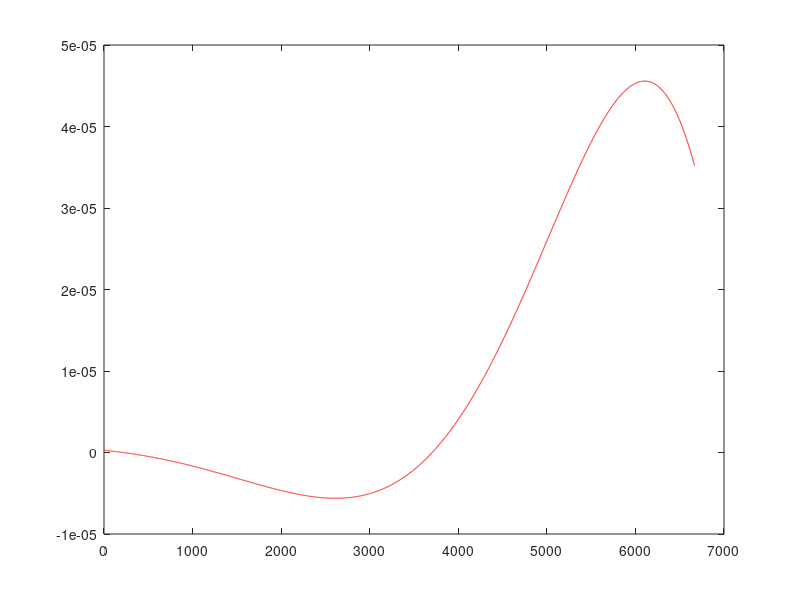
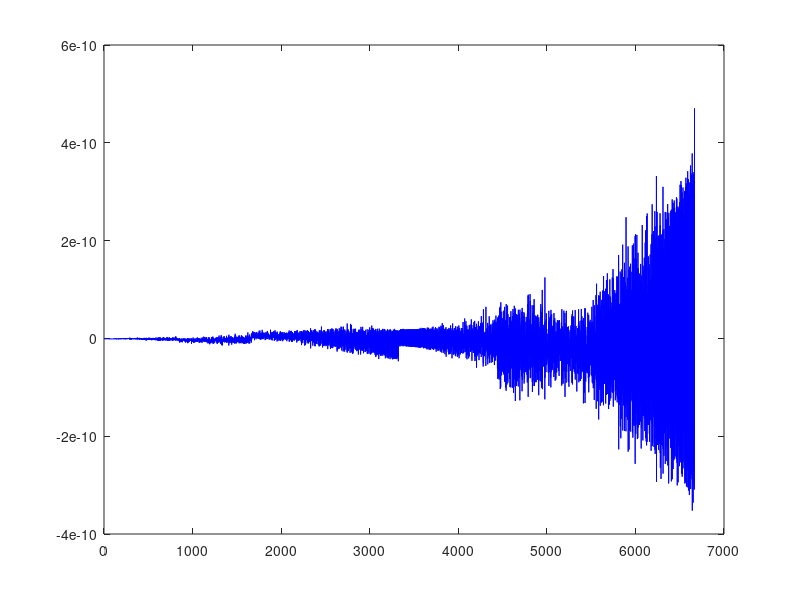

Source code (MATLAB) for these figures, in order:
f  = @(x) exp(2*x).*sin(3*x) ; 
df = @(x) 2*exp(2*x)*sin(3*x) + exp(2*x)*3*cos(3*x) ;

% 左邊界
a = 0;
% 右邊界
b = 2;
% 分割單位
h = 0.0003 ; 

nt = 0;
for i = a:h:b
nt = nt+1;
% Q：用 3 5點差分法，與正解的比較
df3 = ( -3*f(i) + 4*f(i+h) - f(i+2*h) ) / (2*h) ;
df5 = ( -25*f(i) + 48*f(i+h) - 36*f(i+2*h) + 16*f(i+3*h) - 3*f(i+4*h) ) / (12*h) ;
df_exact = df(i) ;

df3_out = df_exact - df3;
df5_out = df_exact - df5;

A = [ df_exact df3 df3_out df5 df5_out]';
y1(nt) = df3_out;
y2(nt) = df5_out;
ii(nt) = nt; 
end
ii = ii' ; 
% [ii y1 y2]

% 當 h=0.0003 時，誤差被壓在10^(-4)次方內 
f1 = figure();
plot(ii, y1, 'r')

% 當 h=0.0003 時，誤差被壓在10^(-4)次方內 
% ps 其實 h=0.001 時就可以了
f2 = figure();
plot(ii, y2, 'b')


